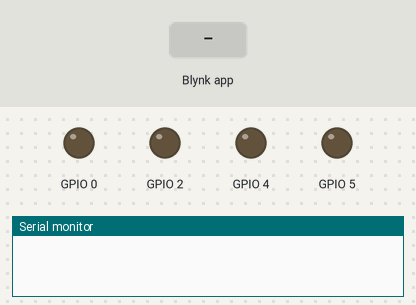
Bench run of a sketch on a simulated ESP8266 (NodeMCU). Shown: output pins drawn as LEDs (lit = HIGH), the last lines printed to the serial monitor. The test bench sets the inputs (shaded band). WiFi joins after 1.5 s; servers stay silent unless stated; no MQTT or app messages arrive unless stated.

Above: at 2.7 s.
2.8 s: Blynk app writes 1 to V0
At 5.3 s:
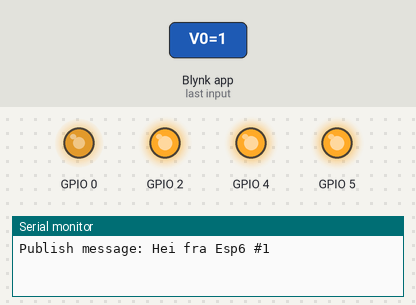
5.8 s: Blynk app writes 0 to V0
At 6.8 s:
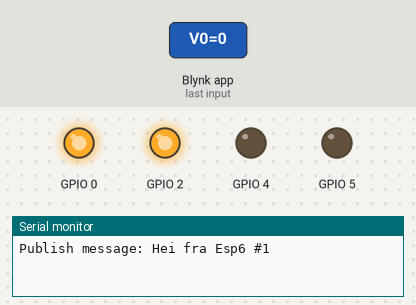
7.3 s: Blynk app writes 1 to V0
At 8.2 s:
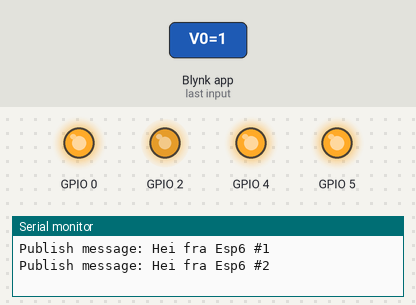
10.3 s: Blynk app writes 200 to V0
At 11.4 s:
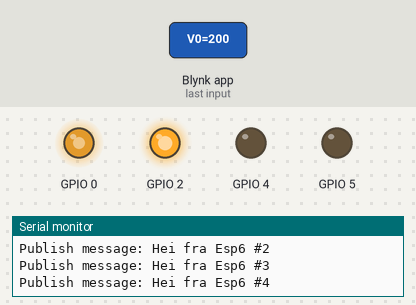
Timing chart, 0 to 13.3 s (numbered marks = the images above; inputs shaded):
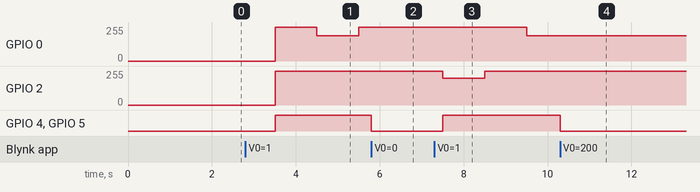

Measured:
- after the input at 2.8 s, GPIO 0: 0/255 → 255/255 after 0.70 s, → 190/255 1.0 s later, → 255/255 1.0 s later; GPIO 2: 0/255 → 255/255 after 0.70 s; GPIO 4, GPIO 5: LOW → HIGH after 0.70 s
- after the input at 5.8 s, GPIO 2: stays 255/255 (without the input it goes to 199/255 after 0.70 s); GPIO 4, GPIO 5: HIGH → LOW at once
- after the input at 7.3 s, GPIO 0: 255/255 → 190/255 after 2.2 s; GPIO 2: 255/255 → 199/255 after 0.20 s, → 255/255 1.0 s later; GPIO 4, GPIO 5: LOW → HIGH after 0.20 s
- after the input at 10.3 s, GPIO 0: stays 190/255 (without the input it goes to 255/255 after 0.20 s); GPIO 2: stays 255/255 (without the input it goes to 199/255 after 1.2 s); GPIO 4, GPIO 5: HIGH → LOW at once

The sketch:

EspRobot2.ino
```cpp
//To input local SSID and Password, connect to WiFi "ESP6",
//and point your browser to "192.168.4.1".

#include <ESP8266WiFi.h>

#include <DNSServer.h>
#include <ESP8266WebServer.h>
#include <WiFiManager.h>
#include <BlynkSimpleEsp8266.h>
#include <SimpleTimer.h>

// MQTT Client Setup
#include <PubSubClient.h>
const char* mqtt_server = "192.168.2.16";
WiFiClient espClient;
PubSubClient client(espClient);
long lastMsg = 0;
char msg[50];
int value = 0;
long lastReconnectAttempt = 0;

//either create a config.h and define auth token there
//or comment and include here like:
char auth[] = "19c0743f6ca646d3995f164e09be7357";
//#include "Config.h"

SimpleTimer timer;
int timerId;
unsigned long counter = 0;
bool bSikkSakk = false;
int retning = 0;

void venstre()
{
  digitalWrite(4, HIGH);
  digitalWrite(5, HIGH);
  analogWrite(0, 766);
  analogWrite(2, 1023);
}

void hoyre()
{
  digitalWrite(4, HIGH);
  digitalWrite(5, HIGH);
  analogWrite(0, 1023);
  analogWrite(2, 800);
}

void rettfrem()
{
  digitalWrite(4, HIGH);
  digitalWrite(5, HIGH);
  analogWrite(0, 1023);
  analogWrite(2, 1023);
}

void sikksakk()
{
  if (bSikkSakk)
  {
    switch (retning) {
      case 0:
        rettfrem();
        break;
      case 1:
        venstre();
        break;
      case 2:
        rettfrem();
        break;
      case 3:
        hoyre();
        break;
      default:
        break;
    }
    retning++;
    if (retning > 3)
    {
      retning = 0;
    }
  }
}

void stopp()
{
  digitalWrite(4, LOW);
  digitalWrite(5, LOW);
}

void settGPIO(int GPIO, int verdi)
{
  if (GPIO == 4 || GPIO == 5)
  {
    if (verdi == 0)
    {
      digitalWrite(GPIO, LOW);
    } else {
      digitalWrite(GPIO, HIGH);
    }
  } else {
    analogWrite(GPIO, verdi);
  }
}

BLYNK_WRITE(V0)    // Button widget is writing to pin V0
{
  int pinData = param.asInt();
  if (pinData == 1) {
    bSikkSakk = true;
  }
  else
  {
    bSikkSakk = false;
    stopp();
  }
}

// MQTT Client Reconnect
boolean reconnect() {
  if (client.connect("ESP6", "pi", "raspberry")) {
    // Once connected, publish an announcement...
    client.publish("fraEsp","Hei fra Esp6");
    // ... and resubscribe
    client.subscribe("tilEsp");
  }
  return client.connected();
}

// MQTT Client Callback
void callback(char* topic, byte* payload, unsigned int length) {
  Serial.print("Melding mottatt [");
  Serial.print(topic);
  Serial.print("] ");
  Serial.println();

  int i = 0;
  char input[50];

  for (i = 0; i < length; i++) {
    input[i] = (char)payload[i];
    Serial.print((char)payload[i]);
  }
  input[i] = 0;

  // Meldingene er på formatet: "GPIO:verdi&GPIO:verdi"
  // antallet kommando par kan variere.
  // Les hvert kommando par
  char* command = strtok(input, "&");
  while (command != 0)
  {
      // Splitt kommandoen i to deler
      char* separator = strchr(command, ':');
      if (separator != 0)
      {
          // Faktisk splitte i 2 deler: erstatte ':' with 0
          *separator = 0;
          int GPIO = atoi(command);
          ++separator;
          int verdi = atoi(separator);

          Serial.print("GPIO: ");
          Serial.print(GPIO);
          Serial.print(" Verdi: ");
          Serial.print(verdi);
          Serial.println();

          settGPIO(GPIO, verdi);

      }
      // Finn den neste kommandoen i meldingen
      command = strtok(0, "&");
  }

  // 1 eller 0 styrer innebygd led for testing
//  char kommando = (char)payload[0];
//  switch (kommando) {
//    case '1':
//      digitalWrite(BUILTIN_LED, LOW);   // Turn the LED on
//      break;
//    case '0':
//      digitalWrite(BUILTIN_LED, HIGH);  // Turn the LED off
//      break;
//    default:
//      break;
//  }

}

void setup() {
  pinMode(0, OUTPUT);
  pinMode(2, OUTPUT);
  pinMode(4, OUTPUT);
  pinMode(5, OUTPUT);

  WiFiManager wifiManager;
  //first parameter is name of access point, second is the password (nothing is unsecured)
  wifiManager.autoConnect("ESP6", "");
  //config blynk to connect to local server (rpi6)
  Blynk.config(auth, IPAddress(192,168,2,16), 8442);

  // MQTT Client Setup
  pinMode(BUILTIN_LED, OUTPUT);     // Initialize the BUILTIN_LED pin as an output
  Serial.begin(115200);
  client.setServer(mqtt_server, 1883);
  client.setCallback(callback);
  lastReconnectAttempt = 0;

  // Sett opp funksjon for sikksakk kjøring
  timer.setInterval(1000L, sikksakk);
}

void loop() {
  // put your main code here, to run repeatedly:
  Blynk.run();
  timer.run(); // Initiates SimpleTimer

  // MQTT Client
  if (!client.connected()) {
    long now = millis();
    if (now - lastReconnectAttempt > 5000) {
      lastReconnectAttempt = now;
      // Attempt to reconnect
      if (reconnect()) {
        lastReconnectAttempt = 0;
      }
    }
  } else {
    // Client connected
    client.loop();

    long now = millis();
    if (now - lastMsg > 2000) {
      lastMsg = now;
      ++value;
      snprintf (msg, 75, "Hei fra Esp6 #%ld", value);
      Serial.print("Publish message: ");
      Serial.println(msg);
      client.publish("fraEsp", msg);
    }
  }

}
```
